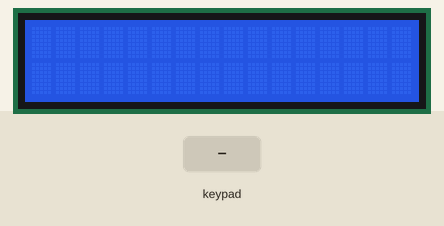
Bench run of a sketch on a simulated Arduino Uno, built with avr-gcc and run on an emulated ATmega328P. Parts: 16×2 character LCD. Inputs (shaded band) come from the test bench.

Above: at 1.2 s.
1.3 s: keypad keys 7 + 5 = pressed 0.4 s apart
At 3.5 s:
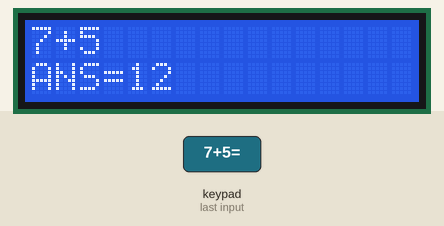
4.4 s: key 'a' pressed
At 4.7 s:
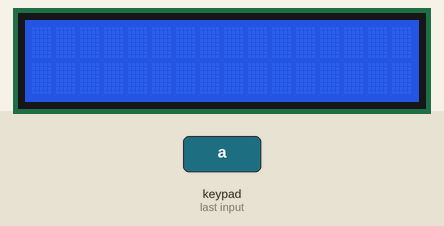
5.9 s: keypad keys 6 * 7 = pressed 0.4 s apart
At 8.1 s:
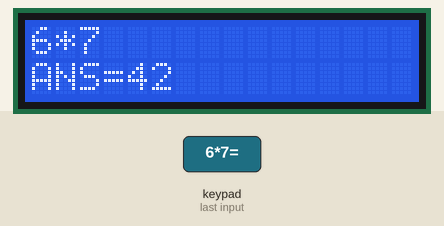
Timing chart, 0 to 9.6 s (numbered marks = the images above; inputs shaded):
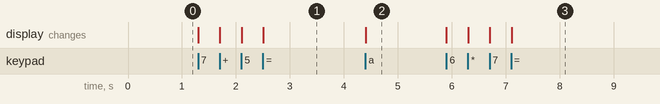

The sketch:

calculadora_projeto.ino
```cpp
#include <LiquidCrystal.h>
#include <Keypad.h>
const byte filas = 4;
const byte colunas = 4;
char tecla[filas][colunas] = {
  {'1','4','7','a'},
  {'2','5','8','0'},
  {'3','6','9','='},
  {'+','-','*','/'}
};
byte pinFilas[filas] = {9, 8, 7, 6};
byte pinColunas[colunas] = {13, 12, 11, 10};
Keypad keypad = Keypad( makeKeymap(tecla), pinFilas, pinColunas, filas, colunas );
LiquidCrystal lcd(A0,A1,A2,A3,A4,A5);
///////////////////////////////////////
String x,y;
byte z=0;
char tipo;
long dado1,dado2,rpt1,pontos=0;
double dado3,dado4,rpt2;
char key;
bool certo=true;

void setup(){
  Serial.begin(9600);
  lcd.begin(16,2);
}

void loop(){
  millis();
  calculadora();
}

void calculadora(){
  char key = keypad.getKey();
  if (key=='0'||key=='1'||key=='2'||key=='3'||key=='4'||key=='5'||key=='6'||key=='7'||key=='8'||key=='9'){

      if(z==0){
        lcd.print(key);
        x+=key;
        dado1=x.toInt();
      }

      else if(z==1){
        lcd.print(key);
        y+=key;
        dado2=y.toInt();
      }

  }

  if(key=='a'){

      y="";
      x="";
      dado1=0;
      dado2=0;
      dado3=0;
      dado4=0;
      z=0;
      rpt1=0;
      rpt2=0;
      lcd.clear();
  }
  else if(key=='='&&tipo=='+'){
    z++;
    lcd.setCursor(0,2);
    rpt1=dado1+dado2;
    lcd.print("ANS=");
    lcd.print(rpt1);
  }

  else if(key=='='&&tipo=='-'){
    z++;
    lcd.setCursor(0,2);
    rpt1=dado1-dado2;
    lcd.print("ANS=");
    lcd.print(rpt1);
  }
  else if(key=='='&&tipo=='*'){
    z++;
    lcd.setCursor(0,2);
    rpt1=dado1*dado2;
    lcd.print("ANS=");
    lcd.print(rpt1);
  }
  else if(key=='='&&tipo=='/'){
    z++;
    lcd.setCursor(0,2);
    dado3=dado1;
    dado4=dado2;
    lcd.print("ANS=");
    rpt2=(dado3/dado4);
    lcd.print(rpt2);
  }


  else if((key=='+'||key=='-'||key=='*'||key=='/')&&(z==0)){
    z++;
    tipo=key;
    lcd.print(tipo);
  }
}
```

Measured:
- after the input at 1.3 s, the display: first changes at once (image 1 shows a later state)
- after the input at 4.4 s, the display: changes at once (image 2)
- after the input at 5.9 s, the display: first changes at once (image 3 shows a later state)
